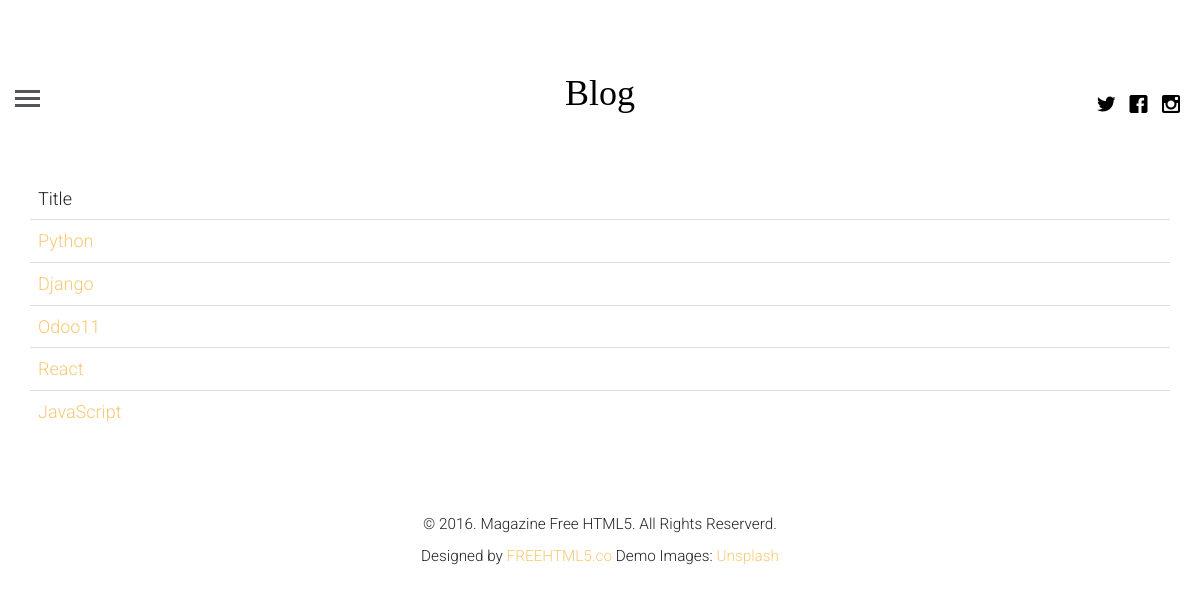
Before: /topics with the older database file.
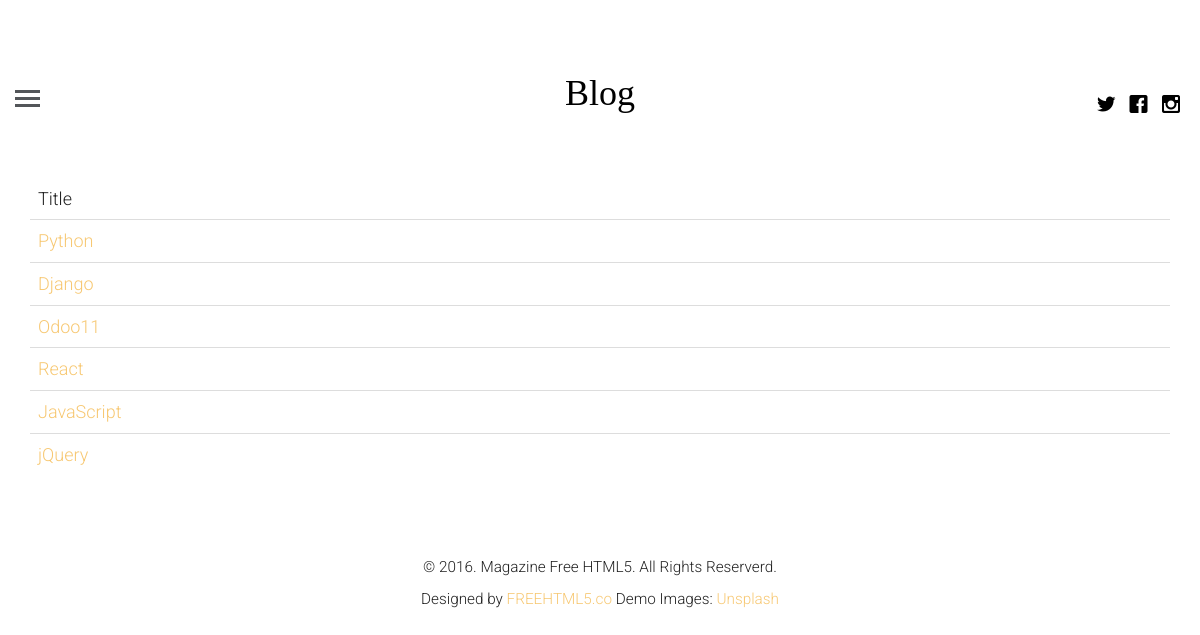
After: the same page with the newer database file.
### BlogApp/models.py (models this page shows, shortened)
class category(models.Model):
    name = models.CharField(max_length=100)

### BlogApp/views.py (the view)
# urls.py: path('topics', views.topicsView, name="topics"),
def topicsView(request):
    query = category.objects.all()
    return render(request,'topics.html',{"topic":query})

### templates/topics.html (shortened to what this page needs)
{% extends 'base.html' %}
{% load static %}
{% block content %}
<div class="container">
  <table class="table table-hover">
      <thead>
          <tr>
              <td>Title</td>
          </tr>
      </thead>
      <tbody>
          {% for t in topic %}
          <tr>
              <td><a href="{% url 'topic' name=t.name %}">{{ t.name }}</a></td>
          </tr>
          {% endfor %}
      </tbody>
  </table>
</div>
{% endblock %}

Changed rows visible on the page:
added category: name "jQuery"
